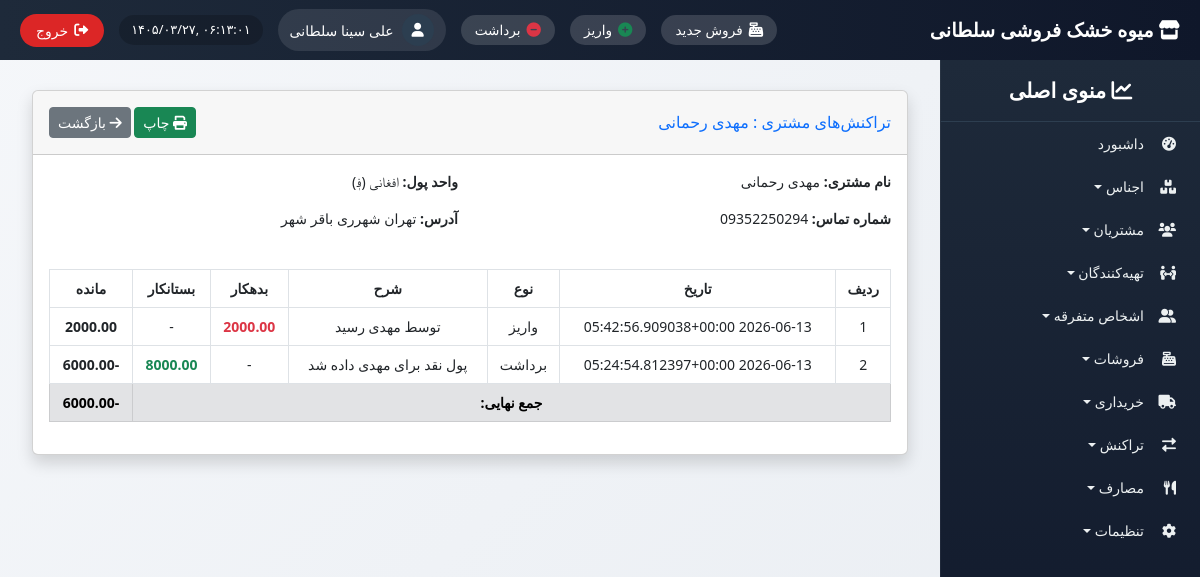
The app's page /customers/transactions/1/ (signed in) with its own data.
### customers/models.py (models this page shows, shortened)
class Customer(models.Model):
    name = models.CharField(max_length=200, verbose_name="نام مشتری")
    phone = models.CharField(max_length=20, blank=True, verbose_name="شماره تماس")
    currency = models.ForeignKey(Currency, on_delete=models.PROTECT, verbose_name="واحد پول")
    address = models.TextField(blank=True, verbose_name="آدرس")
    created_at = models.DateTimeField(auto_now_add=True, verbose_name="تاریخ ثبت")
    class Meta:
        verbose_name = "مشتری"
        verbose_name_plural = "مشتریان"

### settings_app/models.py (models this page shows, shortened)
class Currency(models.Model):
    code = models.CharField(max_length=3, unique=True, verbose_name="کد")
    name = models.CharField(max_length=50, verbose_name="نام واحد پول")
    symbol = models.CharField(max_length=5, verbose_name="نماد")
    is_active = models.BooleanField(default=True, verbose_name="فعال")
    class Meta:
        verbose_name = "واحد پول"
        verbose_name_plural = "واحدهای پول"

### transactions/models.py (models this page shows, shortened)
class FinancialTransaction(models.Model):
    TRANSACTION_TYPES = [
        ('IN', 'واریز (جمع به حساب)'),
        ('OUT', 'برداشت از حساب'),
    ]
    PERSON_TYPES = [
        ('CUSTOMER', 'مشتری'),
        ('SUPPLIER', 'تهیه‌کننده'),
        ('MISC', 'متفرقه'),
    ]
    transaction_date = models.DateField(verbose_name="تاریخ تراکنش")
    amount = models.DecimalField(max_digits=12, decimal_places=2, verbose_name="مبلغ")
    transaction_type = models.CharField(max_length=3, choices=TRANSACTION_TYPES, verbose_name="نوع تراکنش")
    person_type = models.CharField(max_length=10, choices=PERSON_TYPES, verbose_name="نوع شخص")
    customer = models.ForeignKey(Customer, on_delete=models.SET_NULL, null=True, blank=True, verbose_name="مشتری")
    supplier = models.ForeignKey(Supplier, on_delete=models.SET_NULL, null=True, blank=True, verbose_name="تهیه‌کننده")
    misc_person = models.ForeignKey(MiscPerson, on_delete=models.SET_NULL, null=True, blank=True, verbose_name="شخص متفرقه")
    description = models.CharField(max_length=255, blank=True, verbose_name="توضیحات")
    date_created = models.DateTimeField(auto_now_add=True, verbose_name="تاریخ ثبت در سیستم")
    created_by = models.ForeignKey(User, on_delete=models.SET_NULL, null=True, verbose_name="ثبت کننده")
    class Meta:
        verbose_name = "تراکنش مالی"
        verbose_name_plural = "تراکنش‌های مالی"
        ordering = ['-transaction_date']

### customers/views.py (the view, shortened to what this page needs)
# urls.py: path('transactions/<int:pk>/', views.customer_transactions, name='customer_transactions'),  # <-- جدید
@login_required
def customer_transactions(request, pk):
    customer = get_object_or_404(Customer, pk=pk)
    financial_transactions = FinancialTransaction.objects.filter(
        person_type='CUSTOMER', customer=customer
    ).order_by('-date_created')
    sales = Sale.objects.filter(customer_name=customer.name).order_by('-date')
    transactions_list = []
    for ft in financial_transactions:
        transactions_list.append({
            'date': ft.date_created,
            'type': 'واریز' if ft.transaction_type == 'IN' else 'برداشت',
            'description': ft.description,
            'debit': ft.amount if ft.transaction_type == 'IN' else None,
            'credit': ft.amount if ft.transaction_type == 'OUT' else None,
            'balance': None,
        })
    transactions_list.sort(key=lambda x: x['date'], reverse=True)
    balance = Decimal('0')
    for item in transactions_list:
        if item['debit']:
            balance += item['debit']
        if item['credit']:
            balance -= item['credit']
        item['balance'] = balance
    context = {
        'customer': customer,
        'transactions': transactions_list,
    }
    return render(request, 'customers/customer_transactions.html', context)

### common/templatetags/jcal.py (called while the page is built)
@register.filter
def to_jalali(date):
    if not date:
        return ""
    try:
        jalali_date = jdatetime.date.fromgregorian(date=date)
        month_names = ['حمل', 'ثور', 'جوزا', 'سرطان', 'اسد', 'سنبله',
                       'میزان', 'عقرب', 'قوس', 'جدی', 'دلو', 'حوت']
        return f"{jalali_date.day} {month_names[jalali_date.month - 1]} {jalali_date.year}"
    except:
        return str(date)

### templates/customers/customer_transactions.html (shortened to what this page needs)
{% extends 'base_with_sidebar.html' %}
{% load i18n %}
{% load jcal %}
{% block content %}
<div class="container-fluid" id="print-area">
    <div class="card shadow mb-4">
        <div class="card-header py-3 d-flex justify-content-between align-items-center">
            <h6 class="m-0 font-weight-bold text-primary">
                {% trans "تراکنش‌های مشتری" %} : {{ customer.name }}
            </h6>
            <div>
                <button onclick="window.print()" class="btn btn-sm btn-success">
                    <i class="fas fa-print"></i> {% trans "چاپ" %}
                </button>
                <a href="{% url 'customers:customer_list' %}" class="btn btn-sm btn-secondary">
                    <i class="fas fa-arrow-right"></i> {% trans "بازگشت" %}
                </a>
            </div>
        </div>
        <div class="card-body">
            <div class="row mb-4">
                <div class="col-md-6">
                    <p><strong>{% trans "نام مشتری:" %}</strong> {{ customer.name }}</p>
                    <p><strong>{% trans "شماره تماس:" %}</strong> {{ customer.phone|default:"-" }}</p>
                </div>
                <div class="col-md-6">
                    <p><strong>{% trans "واحد پول:" %}</strong> {{ customer.currency.name }} ({{ customer.currency.symbol }})</p>
                    <p><strong>{% trans "آدرس:" %}</strong> {{ customer.address|default:"-" }}</p>
                </div>
            </div>
            <div class="table-responsive">
                <table class="table table-bordered table-hover text-center">
                    <thead>
                        <tr>
                            <th>{% trans "ردیف" %}</th>
                            <th>{% trans "تاریخ" %}</th>
                            <th>{% trans "نوع" %}</th>
                            <th>{% trans "شرح" %}</th>
                            <th>{% trans "بدهکار" %}</th>
                            <th>{% trans "بستانکار" %}</th>
                            <th>{% trans "مانده" %}</th>
                        </tr>
                    </thead>
                    <tbody>
                        {% for tr in transactions %}
                        <tr>
                            <td>{{ forloop.counter }}</td>
                            <td>{{ tr.date|to_jalali }}</td>
                            <td>{{ tr.type }}</td>
                            <td>{{ tr.description }}</td>
                            <td class="{% if tr.debit %}text-danger fw-bold{% endif %}">
                                {% if tr.debit %}{{ tr.debit|floatformat:2 }}{% else %}-{% endif %}
                            </td>
                            <td class="{% if tr.credit %}text-success fw-bold{% endif %}">
                                {% if tr.credit %}{{ tr.credit|floatformat:2 }}{% else %}-{% endif %}
                            </td>
                            <td><strong>{{ tr.balance|floatformat:2 }}</strong></td>
                        </tr>
                        {% empty %}
                        <tr><td colspan="7" class="text-center">{% trans "هیچ تراکنشی یافت نشد." %}</td></tr>
                        {% endfor %}
                    </tbody>
                    <tfoot>
                        <tr class="table-secondary">
                            <th colspan="6">{% trans "جمع نهایی:" %}</th>
                            <th>
                                {% if transactions %}
                                    {% with last=transactions|last %}
                                        <strong>{{ last.balance|floatformat:2 }}</strong>
                                    {% endwith %}
                                {% else %}
                                    0
                                {% endif %}
                            </th>
                        </tr>
                    </tfoot>
                </table>
            </div>
        </div>
    </div>
</div>
{% endblock %}

### templates/base_with_sidebar.html (shortened to what this page needs)
<!DOCTYPE html>
{% load i18n static %}
{% get_current_language as LANGUAGE_CODE %}
<html lang="fa" dir="rtl">
<head>
    <link href="https://cdn.jsdelivr.net/npm/bootstrap@5.2.3/dist/css/bootstrap.rtl.min.css" rel="stylesheet">
    <link rel="stylesheet" href="https://cdnjs.cloudflare.com/ajax/libs/font-awesome/6.0.0/css/all.min.css">
    <link href="https://cdn.jsdelivr.net/gh/rastikerdar/vazir-font@v30.1.0/dist/font-face.css" rel="stylesheet">
</head>
<body>
    <div class="top-navbar">
        <div class="store-name"><i class="fas fa-store"></i> میوه خشک فروشی سلطانی</div>
        <div class="top-nav-left">
            <a href="{% url 'sales:new_sale' %}" class="shortcut-btn" title="فروش جدید"><i class="fas fa-cash-register"></i><span> فروش جدید</span></a>
            <a href="{% url 'transactions:transaction_create_in' %}" class="shortcut-btn" title="واریز"><i class="fas fa-plus-circle text-success"></i><span> واریز</span></a>
            <a href="{% url 'transactions:transaction_create_out' %}" class="shortcut-btn" title="برداشت"><i class="fas fa-minus-circle text-danger"></i><span> برداشت</span></a>
            <div class="admin-info">
                <div class="admin-avatar"><i class="fas fa-user"></i></div>
                <span class="admin-name">{{ user.get_full_name|default:user.username }}</span>
            </div>
            <div class="datetime" id="current-datetime"></div>
            <button type="button" class="logout-btn" id="logoutTrigger"><i class="fas fa-sign-out-alt"></i> <span>خروج</span></button>
        </div>
    </div>
    <div class="sidebar" id="sidebar">
        <div class="sidebar-header"><i class="fas fa-chart-line"></i> منوی اصلی</div>
        <ul class="nav flex-column">
            <li class="nav-item"><a class="nav-link" href="{% url 'dashboard' %}"><i class="fas fa-tachometer-alt"></i> داشبورد</a></li>
            <li class="nav-item dropdown-toggle" data-menu="products"><i class="fas fa-boxes"></i> اجناس</li>
            <li class="nav-item dropdown-toggle" data-menu="customers"><i class="fas fa-users"></i> مشتریان</li>
            <li class="nav-item dropdown-toggle" data-menu="suppliers"><i class="fas fa-people-arrows"></i> تهیه‌کنندگان</li>
            <li class="nav-item dropdown-toggle" data-menu="misc"><i class="fas fa-user-friends"></i> اشخاص متفرقه</li>
            <li class="nav-item dropdown-toggle" data-menu="sales"><i class="fas fa-cash-register"></i> فروشات</li>
            <li class="nav-item dropdown-toggle" data-menu="purchases"><i class="fas fa-truck"></i> خریداری</li>
            <li class="nav-item dropdown-toggle" data-menu="transactions"><i class="fas fa-exchange-alt"></i> تراکنش</li>
            <li class="nav-item dropdown-toggle" data-menu="expenses"><i class="fas fa-utensils"></i> مصارف</li>
            <li class="nav-item dropdown-toggle" data-menu="settings"><i class="fas fa-cog"></i> تنظیمات</li>
        </ul>
    </div>
    <div class="content">
        {% block content %}{% endblock %}
    </div>
</body>
</html>

### templates/base_with_sidebar.html (style rules this page uses)
* { font-family: 'Vazir', 'Tahoma', 'Segoe UI', sans-serif; }
body { background: linear-gradient(135deg, #f5f7fa 0%, #e9edf2 100%); font-size: 14px; padding-top: 70px; margin: 0; height: 100vh; overflow: hidden; }
.top-navbar { position: fixed; top: 0; right: 0; left: 0; height: 60px; background: linear-gradient(90deg, #1e2a3a 0%, #0f172a 100%); z-index: 1050; display: flex; align-items: center; justify-content: space-between; padding: 0 20px; color: white; }
.store-name { font-size: 1.2rem; font-weight: 700; }
.top-nav-left { display: flex; align-items: center; gap: 15px; }
.admin-info { display: flex; align-items: center; gap: 8px; background: rgba(255,255,255,0.1); padding: 5px 12px; border-radius: 40px; }
.admin-avatar { width: 32px; height: 32px; background: #2c3e50; border-radius: 50%; display: flex; align-items: center; justify-content: center; }
.datetime { direction: ltr; background: rgba(0,0,0,0.2); padding: 5px 12px; border-radius: 40px; font-size: 0.8rem; }
.logout-btn { background-color: #dc2626; color: white; border: none; padding: 6px 16px; border-radius: 40px; display: flex; align-items: center; gap: 6px; }
.shortcut-btn { background: rgba(255,255,255,0.15); border: none; color: white; padding: 5px 14px; border-radius: 40px; font-size: 0.85rem; font-weight: 500; transition: 0.2s; display: inline-flex; align-items: center; gap: 6px; text-decoration: none; }
.shortcut-btn i { font-size: 0.9rem; }
.sidebar { position: fixed; top: 60px; right: 0; height: calc(100vh - 60px); width: 260px; background: linear-gradient(180deg, #1e2a3a 0%, #0f172a 100%); color: white; overflow-y: auto; z-index: 1000; transition: 0.3s; border-left: 1px solid rgba(255,255,255,0.05); }
.sidebar-header { padding: 15px 20px; font-size: 1.3rem; font-weight: 600; border-bottom: 1px solid #2d3e50; text-align: center; }
.sidebar .nav-link, .dropdown-toggle { color: #ecf0f1; padding: 8px 16px; border-radius: 10px; margin: 3px 8px; display: flex; align-items: center; cursor: pointer; text-decoration: none; }
.sidebar .nav-link i, .dropdown-toggle i { width: 24px; margin-left: 8px; }
.content { margin-right: 260px; padding: 20px; height: calc(100vh - 60px); overflow-y: auto; }

### records on screen
Customer: name "مهدی رحمانی", phone "09352250294", currency.name "افغانی", currency.symbol "؋", address "تهران شهرری باقر شهر"
FinancialTransaction: date|to_jalali "2026-06-13 05:42:56.909038+00:00", description "توسط مهدی رسید", debit "2000.00"
FinancialTransaction: date|to_jalali "2026-06-13 05:24:54.812397+00:00", description "پول نقد برای مهدی داده شد", credit "8000.00"

### other values on screen
{{ user.get_full_name|default:user.username }} "علی سینا سلطانی"
{{ tr.type }} "واریز" "برداشت"
{{ tr.balance|floatformat:2 }} "2000.00" "-6000.00"
{{ last.balance|floatformat:2 }} "-6000.00"
